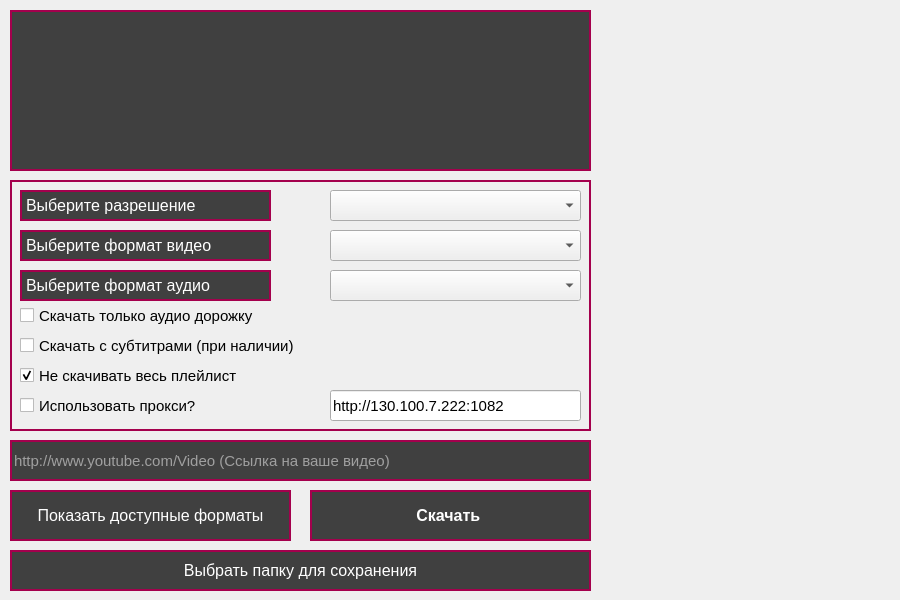
<?xml version="1.0" encoding="UTF-8"?>
<ui version="4.0">
 <class>Downloader</class>
 <widget class="QMainWindow" name="Downloader">
  <property name="geometry">
   <rect>
    <x>0</x>
    <y>0</y>
    <width>900</width>
    <height>600</height>
   </rect>
  </property>
  <property name="windowTitle">
   <string>MainWindow</string>
  </property>
  <property name="autoFillBackground">
   <bool>false</bool>
  </property>
  <property name="styleSheet">
   <string notr="true">QMainWindow{
	background-image:url(./images/Background(900x600).png)
}
</string>
  </property>
  <widget class="QWidget" name="centralwidget">
   <property name="sizePolicy">
    <sizepolicy hsizetype="Preferred" vsizetype="Preferred">
     <horstretch>0</horstretch>
     <verstretch>0</verstretch>
    </sizepolicy>
   </property>
   <property name="font">
    <font>
     <pointsize>8</pointsize>
    </font>
   </property>
   <property name="autoFillBackground">
    <bool>false</bool>
   </property>
   <property name="styleSheet">
    <string notr="true"/>
   </property>
   <widget class="QPlainTextEdit" name="plainTextEdit">
    <property name="geometry">
     <rect>
      <x>10</x>
      <y>10</y>
      <width>581</width>
      <height>161</height>
     </rect>
    </property>
    <property name="styleSheet">
     <string notr="true">QPlainTextEdit{
	border: 2px solid #A4004D;
	background-color: rgb(64, 64, 64);
	color: white;	
}</string>
    </property>
   </widget>
   <widget class="QLineEdit" name="lineEdit">
    <property name="geometry">
     <rect>
      <x>10</x>
      <y>440</y>
      <width>581</width>
      <height>41</height>
     </rect>
    </property>
    <property name="font">
     <font>
      <pointsize>11</pointsize>
     </font>
    </property>
    <property name="styleSheet">
     <string notr="true">QLineEdit{
	border: 2px solid #A4004D;
	background-color: rgb(64, 64, 64);
	color: white;
}

</string>
    </property>
    <property name="text">
     <string/>
    </property>
    <property name="placeholderText">
     <string>http://www.youtube.com/Video (Ссылка на ваше видео)</string>
    </property>
   </widget>
   <widget class="QPushButton" name="pushButton">
    <property name="geometry">
     <rect>
      <x>310</x>
      <y>490</y>
      <width>281</width>
      <height>51</height>
     </rect>
    </property>
    <property name="font">
     <font>
      <pointsize>12</pointsize>
      <weight>75</weight>
      <italic>false</italic>
      <bold>true</bold>
      <underline>false</underline>
      <strikeout>false</strikeout>
     </font>
    </property>
    <property name="styleSheet">
     <string notr="true">QPushButton{
	border: 2px solid #A4004D;
	background-color: rgb(64, 64, 64);
	color: white;	
}

QPushButton:hover{
	border: 2px solid #A4004D;
	background-color: rgb(68, 68, 68);
	color: white;	
}

QPushButton:pressed{
	border: 2px solid black;
	background-color: #444444;
	color: white;	
}</string>
    </property>
    <property name="text">
     <string>Скачать </string>
    </property>
   </widget>
   <widget class="QPushButton" name="pushButton_2">
    <property name="geometry">
     <rect>
      <x>10</x>
      <y>550</y>
      <width>581</width>
      <height>41</height>
     </rect>
    </property>
    <property name="font">
     <font>
      <pointsize>12</pointsize>
     </font>
    </property>
    <property name="styleSheet">
     <string notr="true">QPushButton{
	border: 2px solid #A4004D;
	background-color: rgb(64, 64, 64);
	color: white;	
}

QPushButton:hover{
	border: 2px solid #A4004D;
	background-color: rgb(68, 68, 68);
	color: white;	
}

QPushButton:pressed{
	border: 2px solid white;
	background-color: #444444;
	color: white;	
}</string>
    </property>
    <property name="text">
     <string>Выбрать папку для сохранения</string>
    </property>
   </widget>
   <widget class="QFrame" name="frame">
    <property name="geometry">
     <rect>
      <x>10</x>
      <y>180</y>
      <width>581</width>
      <height>251</height>
     </rect>
    </property>
    <property name="styleSheet">
     <string notr="true">QFrame{
	border: 2px solid #A4004D;
}

</string>
    </property>
    <property name="frameShape">
     <enum>QFrame::StyledPanel</enum>
    </property>
    <property name="frameShadow">
     <enum>QFrame::Raised</enum>
    </property>
    <widget class="QComboBox" name="comboBox">
     <property name="geometry">
      <rect>
       <x>320</x>
       <y>10</y>
       <width>251</width>
       <height>31</height>
      </rect>
     </property>
     <property name="font">
      <font>
       <pointsize>12</pointsize>
      </font>
     </property>
     <property name="styleSheet">
      <string notr="true">QСomboBox{
	border: 2px solid #A4004D;
	background-color: rgb(64, 64, 64);
	color: white;
}</string>
     </property>
     <property name="editable">
      <bool>false</bool>
     </property>
     <property name="currentIndex">
      <number>-1</number>
     </property>
    </widget>
    <widget class="QCheckBox" name="checkBox_3">
     <property name="geometry">
      <rect>
       <x>10</x>
       <y>120</y>
       <width>271</width>
       <height>31</height>
      </rect>
     </property>
     <property name="font">
      <font>
       <pointsize>11</pointsize>
      </font>
     </property>
     <property name="text">
      <string>Скачать только аудио дорожку</string>
     </property>
    </widget>
    <widget class="QLineEdit" name="lineEdit_2">
     <property name="geometry">
      <rect>
       <x>320</x>
       <y>210</y>
       <width>251</width>
       <height>31</height>
      </rect>
     </property>
     <property name="font">
      <font>
       <pointsize>11</pointsize>
      </font>
     </property>
     <property name="text">
      <string>http://130.100.7.222:1082</string>
     </property>
    </widget>
    <widget class="QCheckBox" name="checkBox">
     <property name="geometry">
      <rect>
       <x>10</x>
       <y>210</y>
       <width>231</width>
       <height>31</height>
      </rect>
     </property>
     <property name="font">
      <font>
       <pointsize>11</pointsize>
      </font>
     </property>
     <property name="text">
      <string>Использовать прокси?</string>
     </property>
    </widget>
    <widget class="QCheckBox" name="checkBox_2">
     <property name="geometry">
      <rect>
       <x>10</x>
       <y>150</y>
       <width>291</width>
       <height>31</height>
      </rect>
     </property>
     <property name="font">
      <font>
       <pointsize>11</pointsize>
      </font>
     </property>
     <property name="text">
      <string>Скачать с субтитрами (при наличии)</string>
     </property>
    </widget>
    <widget class="QLabel" name="label">
     <property name="geometry">
      <rect>
       <x>10</x>
       <y>10</y>
       <width>251</width>
       <height>31</height>
      </rect>
     </property>
     <property name="font">
      <font>
       <pointsize>12</pointsize>
       <weight>50</weight>
       <bold>false</bold>
       <kerning>true</kerning>
      </font>
     </property>
     <property name="styleSheet">
      <string notr="true">QLabel{
	border: 2px solid #A4004D;
	background-color: rgb(64, 64, 64);
	color: white;
}
</string>
     </property>
     <property name="text">
      <string>Выберите разрешение</string>
     </property>
    </widget>
    <widget class="QCheckBox" name="checkBox_4">
     <property name="geometry">
      <rect>
       <x>10</x>
       <y>180</y>
       <width>231</width>
       <height>31</height>
      </rect>
     </property>
     <property name="font">
      <font>
       <pointsize>11</pointsize>
      </font>
     </property>
     <property name="text">
      <string>Не скачивать весь плейлист</string>
     </property>
     <property name="checked">
      <bool>true</bool>
     </property>
    </widget>
    <widget class="QComboBox" name="comboBox_2">
     <property name="geometry">
      <rect>
       <x>320</x>
       <y>50</y>
       <width>251</width>
       <height>31</height>
      </rect>
     </property>
     <property name="font">
      <font>
       <pointsize>12</pointsize>
      </font>
     </property>
     <property name="styleSheet">
      <string notr="true">QСomboBox{
	border: 2px solid #A4004D;
	background-color: rgb(64, 64, 64);
	color: white;
}</string>
     </property>
     <property name="editable">
      <bool>false</bool>
     </property>
     <property name="currentIndex">
      <number>-1</number>
     </property>
    </widget>
    <widget class="QLabel" name="label_2">
     <property name="geometry">
      <rect>
       <x>10</x>
       <y>50</y>
       <width>251</width>
       <height>31</height>
      </rect>
     </property>
     <property name="font">
      <font>
       <pointsize>12</pointsize>
       <weight>50</weight>
       <bold>false</bold>
       <kerning>true</kerning>
      </font>
     </property>
     <property name="styleSheet">
      <string notr="true">QLabel{
	border: 2px solid #A4004D;
	background-color: rgb(64, 64, 64);
	color: white;
}
</string>
     </property>
     <property name="text">
      <string>Выберите формат видео</string>
     </property>
    </widget>
    <widget class="QLabel" name="label_3">
     <property name="geometry">
      <rect>
       <x>10</x>
       <y>90</y>
       <width>251</width>
       <height>31</height>
      </rect>
     </property>
     <property name="font">
      <font>
       <family>MS Shell Dlg 2</family>
       <pointsize>12</pointsize>
       <weight>50</weight>
       <bold>false</bold>
       <kerning>true</kerning>
      </font>
     </property>
     <property name="styleSheet">
      <string notr="true">QLabel{
	border: 2px solid #A4004D;
	background-color: rgb(64, 64, 64);
	color: white;
}
</string>
     </property>
     <property name="text">
      <string>Выберите формат аудио</string>
     </property>
    </widget>
    <widget class="QComboBox" name="comboBox_3">
     <property name="geometry">
      <rect>
       <x>320</x>
       <y>90</y>
       <width>251</width>
       <height>31</height>
      </rect>
     </property>
     <property name="font">
      <font>
       <pointsize>12</pointsize>
      </font>
     </property>
     <property name="styleSheet">
      <string notr="true">QСomboBox{
	border: 2px solid #A4004D;
	background-color: rgb(64, 64, 64);
	color: white;
}</string>
     </property>
     <property name="editable">
      <bool>false</bool>
     </property>
     <property name="currentIndex">
      <number>-1</number>
     </property>
    </widget>
   </widget>
   <widget class="QPushButton" name="pushButton_3">
    <property name="geometry">
     <rect>
      <x>10</x>
      <y>490</y>
      <width>281</width>
      <height>51</height>
     </rect>
    </property>
    <property name="font">
     <font>
      <pointsize>12</pointsize>
      <weight>50</weight>
      <italic>false</italic>
      <bold>false</bold>
      <underline>false</underline>
      <strikeout>false</strikeout>
     </font>
    </property>
    <property name="styleSheet">
     <string notr="true">QPushButton{
	border: 2px solid #A4004D;
	background-color: rgb(64, 64, 64);
	color: white;	
}

QPushButton:hover{
	border: 2px solid #A4004D;
	background-color: rgb(68, 68, 68);
	color: white;	
}

QPushButton:pressed{
	border: 2px solid black;
	background-color: #444444;
	color: white;	
}
</string>
    </property>
    <property name="text">
     <string>Показать доступные форматы</string>
    </property>
   </widget>
  </widget>
 </widget>
 <resources/>
 <connections/>
</ui>
